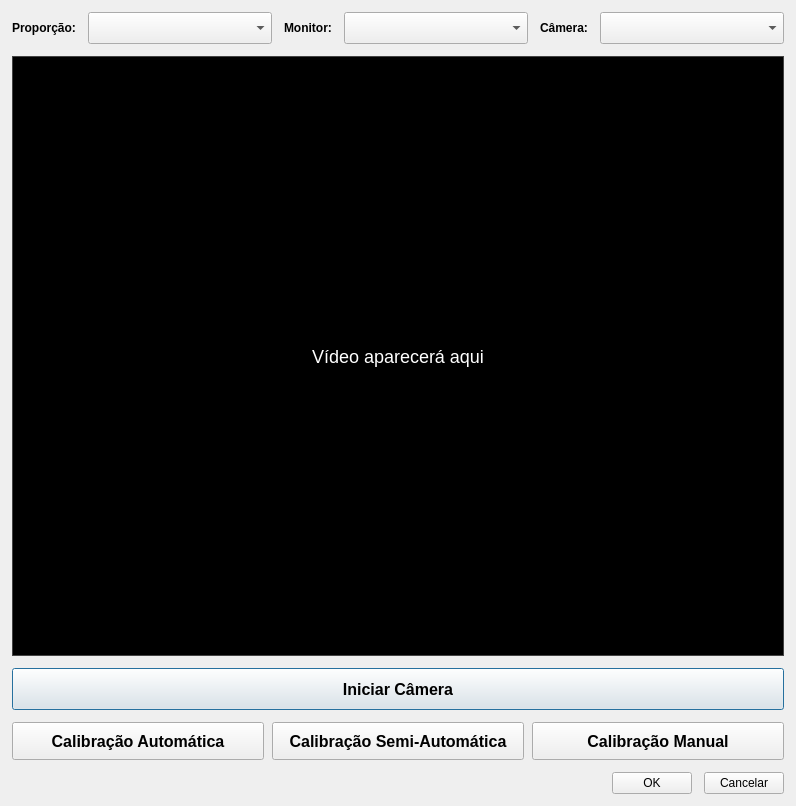
<?xml version="1.0" encoding="UTF-8"?>
<ui version="4.0">
 <class>CalibrationView</class>
 <widget class="QDialog" name="CalibrationView">
  <property name="geometry">
   <rect>
    <x>0</x>
    <y>0</y>
    <width>796</width>
    <height>806</height>
   </rect>
  </property>
  <property name="windowTitle">
   <string>Plataforma T-TEA - Calibração</string>
  </property>
  <property name="windowIcon">
   <iconset resource="../resources.qrc">
    <normaloff>:/icons/system/appicon</normaloff>:/icons/system/appicon</iconset>
  </property>
  <property name="modal">
   <bool>true</bool>
  </property>
  <layout class="QVBoxLayout" name="verticalLayout">
   <property name="spacing">
    <number>12</number>
   </property>
   <property name="leftMargin">
    <number>12</number>
   </property>
   <property name="topMargin">
    <number>12</number>
   </property>
   <property name="rightMargin">
    <number>12</number>
   </property>
   <property name="bottomMargin">
    <number>12</number>
   </property>
   <item>
    <layout class="QHBoxLayout" name="lay_combobox" stretch="0,1,0,1,0,1">
     <item>
      <widget class="QLabel" name="lbl_proportion">
       <property name="font">
        <font>
         <bold>true</bold>
        </font>
       </property>
       <property name="text">
        <string>Proporção:</string>
       </property>
      </widget>
     </item>
     <item>
      <widget class="QComboBox" name="cbx_proportion">
       <property name="minimumSize">
        <size>
         <width>140</width>
         <height>32</height>
        </size>
       </property>
       <property name="maxVisibleItems">
        <number>5</number>
       </property>
      </widget>
     </item>
     <item>
      <widget class="QLabel" name="lbl_monitor">
       <property name="font">
        <font>
         <bold>true</bold>
        </font>
       </property>
       <property name="text">
        <string>Monitor:</string>
       </property>
      </widget>
     </item>
     <item>
      <widget class="QComboBox" name="cbx_monitor">
       <property name="minimumSize">
        <size>
         <width>140</width>
         <height>32</height>
        </size>
       </property>
       <property name="maxVisibleItems">
        <number>5</number>
       </property>
      </widget>
     </item>
     <item>
      <widget class="QLabel" name="lbl_camera">
       <property name="font">
        <font>
         <bold>true</bold>
        </font>
       </property>
       <property name="text">
        <string>Câmera:</string>
       </property>
      </widget>
     </item>
     <item>
      <widget class="QComboBox" name="cbx_camera">
       <property name="minimumSize">
        <size>
         <width>180</width>
         <height>32</height>
        </size>
       </property>
       <property name="maxVisibleItems">
        <number>5</number>
       </property>
      </widget>
     </item>
    </layout>
   </item>
   <item>
    <widget class="QLabel" name="lbl_video">
     <property name="sizePolicy">
      <sizepolicy hsizetype="Expanding" vsizetype="Expanding">
       <horstretch>0</horstretch>
       <verstretch>0</verstretch>
      </sizepolicy>
     </property>
     <property name="minimumSize">
      <size>
       <width>640</width>
       <height>480</height>
      </size>
     </property>
     <property name="styleSheet">
      <string notr="true">background-color: black; color: white; font-size: 18px; border: 1px solid #444;</string>
     </property>
     <property name="text">
      <string>Vídeo aparecerá aqui</string>
     </property>
     <property name="alignment">
      <set>Qt::AlignmentFlag::AlignCenter</set>
     </property>
    </widget>
   </item>
   <item>
    <widget class="QPushButton" name="pb_camera">
     <property name="minimumSize">
      <size>
       <width>0</width>
       <height>42</height>
      </size>
     </property>
     <property name="font">
      <font>
       <pointsize>12</pointsize>
       <bold>true</bold>
      </font>
     </property>
     <property name="text">
      <string>Iniciar Câmera</string>
     </property>
    </widget>
   </item>
      <item>
    <layout class="QHBoxLayout" name="lay_calibration_buttons">
     <property name="spacing">
      <number>8</number>
     </property>
     <item>
      <widget class="QPushButton" name="pb_calibrate_auto">
       <property name="minimumSize">
        <size>
         <width>0</width>
         <height>38</height>
        </size>
       </property>
       <property name="font">
        <font>
         <pointsize>12</pointsize>
         <bold>true</bold>
        </font>
       </property>
       <property name="text">
        <string>Calibração Automática</string>
       </property>
      </widget>
     </item>
     <item>
      <widget class="QPushButton" name="pb_calibrate_semi">
       <property name="minimumSize">
        <size>
         <width>0</width>
         <height>38</height>
        </size>
       </property>
       <property name="font">
        <font>
         <pointsize>12</pointsize>
         <bold>true</bold>
        </font>
       </property>
       <property name="text">
        <string>Calibração Semi-Automática</string>
       </property>
      </widget>
     </item>
     <item>
      <widget class="QPushButton" name="pb_calibrate_manual">
       <property name="minimumSize">
        <size>
         <width>0</width>
         <height>38</height>
        </size>
       </property>
       <property name="font">
        <font>
         <pointsize>12</pointsize>
         <bold>true</bold>
        </font>
       </property>
       <property name="text">
        <string>Calibração Manual</string>
       </property>
      </widget>
     </item>
    </layout>
   </item>
   <item>
    <layout class="QHBoxLayout" name="lay_button" stretch="1,0,0">
     <item>
      <spacer name="hs_button">
       <property name="orientation">
        <enum>Qt::Orientation::Horizontal</enum>
       </property>
       <property name="sizeHint" stdset="0">
        <size>
         <width>40</width>
         <height>20</height>
        </size>
       </property>
      </spacer>
     </item>
     <item>
      <widget class="QPushButton" name="pb_ok">
       <property name="sizePolicy">
        <sizepolicy hsizetype="Fixed" vsizetype="Fixed">
         <horstretch>0</horstretch>
         <verstretch>0</verstretch>
        </sizepolicy>
       </property>
       <property name="toolTip">
        <string>Gravar operação corrente</string>
       </property>
       <property name="text">
        <string>OK</string>
       </property>
       <property name="icon">
        <iconset resource="../resources.qrc">
         <normaloff>:/icons/ui/buttons/okicon</normaloff>:/icons/ui/buttons/okicon</iconset>
       </property>
      </widget>
     </item>
     <item>
      <widget class="QPushButton" name="pb_cancel">
       <property name="sizePolicy">
        <sizepolicy hsizetype="Fixed" vsizetype="Fixed">
         <horstretch>0</horstretch>
         <verstretch>0</verstretch>
        </sizepolicy>
       </property>
       <property name="toolTip">
        <string>Cancelar operação corrente</string>
       </property>
       <property name="text">
        <string>Cancelar</string>
       </property>
       <property name="icon">
        <iconset resource="../resources.qrc">
         <normaloff>:/icons/ui/buttons/cancelicon</normaloff>:/icons/ui/buttons/cancelicon</iconset>
       </property>
      </widget>
     </item>
    </layout>
   </item>
  </layout>
 </widget>
 <resources>
  <include location="../resources.qrc"/>
 </resources>
 <connections/>
</ui>
